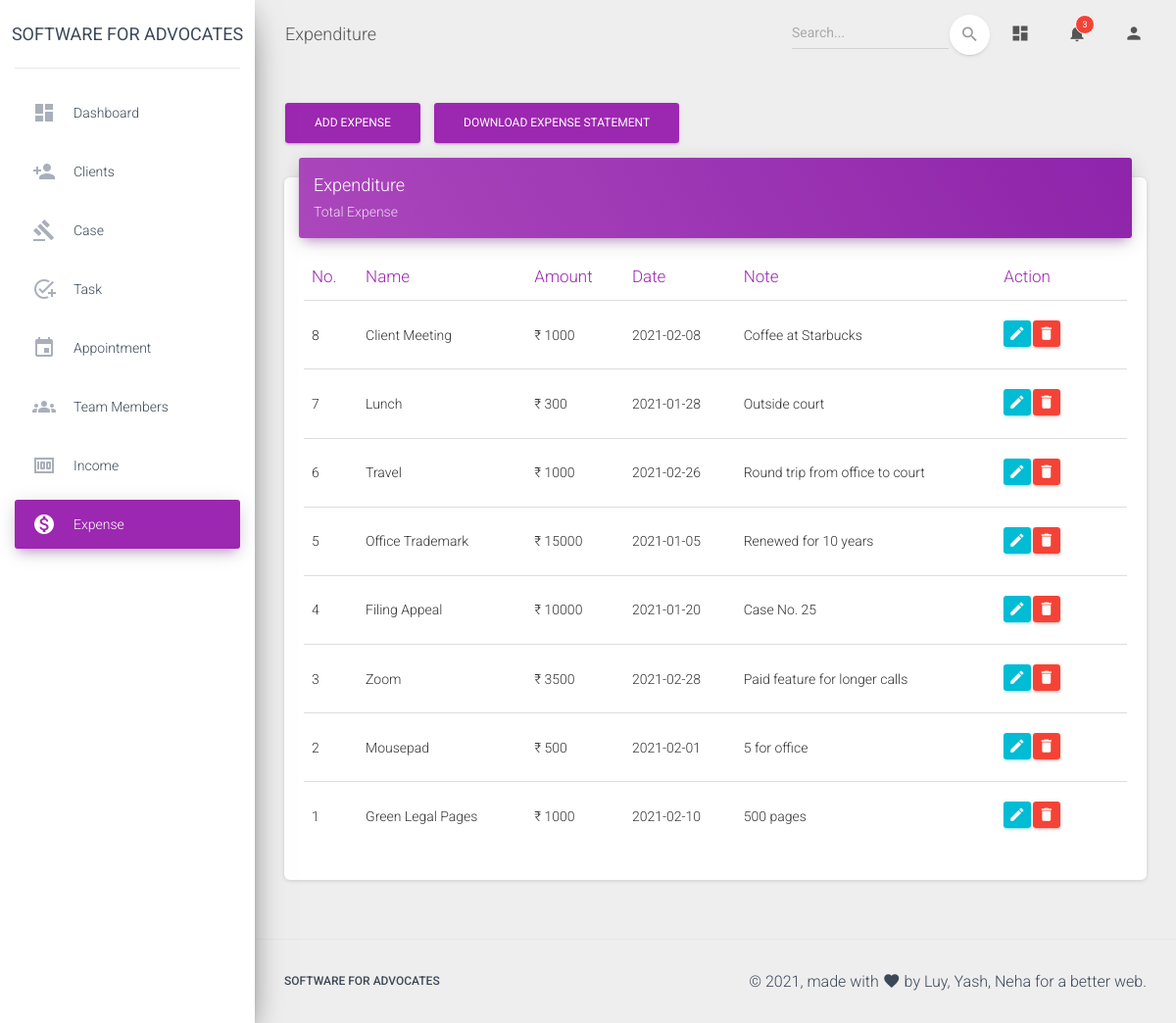
Screenshot of /admin/expense.php (signed in) with the database file from the repository.
### tables this page shows
CREATE TABLE `expense` (
  `ID` int(20) NOT NULL,
  `name` varchar(50) NOT NULL,
  `expense` int(10) NOT NULL,
  `date` varchar(10) NOT NULL,
  `note` varchar(100) NOT NULL
);

### admin/expense.php (the view, shortened to what this page needs)
<?php
if(isset($_SESSION['admin']) && $_SESSION['admin']==true) {
  $conn = db_connect();
  $query = "SELECT * from expense ORDER BY ID DESC";
  $result = mysqli_query($conn, $query);
?>
<!DOCTYPE html>
<html lang="en">
<head>
  <link rel="stylesheet" href="https://maxcdn.bootstrapcdn.com/font-awesome/latest/css/font-awesome.min.css">
  <link href="../assets/css/material-dashboard.css?v=2.1.2" rel="stylesheet" />
</head>
<body class="">
  <div class="wrapper ">
    <div class="sidebar bg-white" data-color="purple" data-background-color="white">
      <div class="logo bg-white"><a href="#" class="simple-text logo-normal">
          Software for Advocates
        </a></div>
      <div class="sidebar-wrapper bg-white">
        <ul class="nav">
          <li class="nav-item ">
            <a class="nav-link" href="./dashboard.php">
              <i class="material-icons">dashboard</i>
              <p>Dashboard</p>
            </a>
          </li>
          <li class="nav-item ">
            <a class="nav-link" href="./client.php">
              <i class="material-icons">person_add</i>
              <p>Clients</p>
            </a>
          </li>
          <li class="nav-item ">
            <a class="nav-link" href="./cases.php">
              <i class="material-icons">gavel</i>
              <p>Case</p>
            </a>
          </li>
          <li class="nav-item ">
            <a class="nav-link" href="./task.php">
              <i class="material-icons">add_task</i>
              <p>Task</p>
            </a>
          </li>
          <li class="nav-item ">
            <a class="nav-link" href="./appointment.php">
              <i class="material-icons">event</i>
              <p>Appointment</p>
            </a>
          </li>
          <li class="nav-item ">
            <a class="nav-link" href="./teammembers.php">
              <i class="material-icons">groups</i>
              <p>Team members</p>
            </a>
          </li>
          <li class="nav-item ">
            <a class="nav-link" href="./income.php">
              <i class="material-icons">money</i>
              <p>Income</p>
            </a>
          </li>
          <li class="nav-item active ">
            <a class="nav-link" href="./expense.php">
              <i class="material-icons">monetization_on</i>
              <p>Expense</p>
            </a>
          </li>
        </ul>
      </div>
    </div>
    <div class="main-panel">
      <nav class="navbar navbar-expand-lg navbar-transparent navbar-absolute fixed-top ">
        <div class="container-fluid">
          <div class="navbar-wrapper">
            <a class="navbar-brand">Expenditure</a>
          </div>
          <div class="collapse navbar-collapse justify-content-end">
            <form class="navbar-form">
              <div class="input-group no-border">
                <input type="text" id="search" name="search" class="form-control" placeholder="Search..." onkeyup="searchItem()">
                <button type="submit" class="btn btn-white btn-round btn-just-icon">
                  <i class="material-icons">search</i>
                  <div class="ripple-container"></div>
                </button>
              </div>
            </form>
            <ul class="navbar-nav">
              <li class="nav-item">
                <a class="nav-link" href="./dashboard.php">
                  <i class="material-icons">dashboard</i>
                </a>
              </li>
              <li class="nav-item dropdown">
                <a class="nav-link" href="#" id="navbarDropdownMenuLink" data-toggle="dropdown" aria-haspopup="true" aria-expanded="false">
                  <i class="material-icons">notifications</i>
                  <span class="notification">3</span>
                </a>
              </li>
              <li class="nav-item dropdown">
                <a class="nav-link" href="javascript:;" id="navbarDropdownProfile" data-toggle="dropdown" aria-haspopup="true" aria-expanded="false">
                  <i class="material-icons">person</i>
                </a>
              </li>
            </ul>
          </div>
        </div>
      </nav>
      <div class="content">
        <div class="container-fluid">
        <div class="row">
            <div class="col-md-4 col-lg-2">
              <a href="./addexpense.php" class="btn btn-primary" role="button">Add Expense</a>
            </div>
            <div class="col-md-4 col-lg-2">
            <button type="button" class="btn btn-primary" name="des" id="des" data-toggle="modal" data-target="#datemodal">Download Expense Statement</button>
            </div>
          </div>
          <div class="row">
            <div class="col-lg-12 col-md-12">
              <div class="card">
                <div class="card-header card-header-primary">
                  <h4 class="card-title">Expenditure</h4>
                  <p class="card-category">Total Expense</p>
                </div>
                <div class="card-body table-responsive">
                  <table class="table table-hover">
                    <thead class="text-primary">
                      <th>No.</th>
                      <th>Name</th>
                      <th>Amount</th>
                      <th>Date</th>
                      <th>Note</th>
                      <th>Action</th>
                    </thead>
                    <tbody>
                    <?php while($array = mysqli_fetch_assoc($result)): ?>
                      <tr>
                        <td><?php echo $array['ID']; ?></td>
                        <td><?php echo $array['name']; ?></td>
                        <td><?php echo "₹ ".$array['expense']; ?></td>
                        <td><?php echo $array['date']; ?></td>
                        <td><?php echo $array['note']; ?></td>
                        <td class="td-actions text-middle">
                          <div class='row'>
                          <div class='col-1 form-group'>
                          <form method= "post" action ="./editexpense.php">
                            <button type="submit" rel="tooltip" class="btn btn-info" name='edit' value="<?php echo $array['ID']; ?>">
                                <i class="material-icons">edit</i>
                            </button>
                          </form>
                          </div>
                          <div class='col-1 form-group'>
                          <form method= "post" action ="./deleteexpense.php">
                            <button type="submit" rel="tooltip" class="btn btn-danger" name='delete' onclick="return confirm('Are you sure?');" value="<?php echo $array['ID']; ?>">
                                <i class="material-icons">delete</i>
                            </button>
                          </form>
                          </div>
                          </div>
                        </td>
                      </tr>
                    <?php endwhile; ?>
                    </tbody>
                  </table>
                </div>
              </div>
            </div>
          </div>
        </div>
      </div>
      <footer class="footer">
        <div class="container-fluid">
          <nav class="float-left">
            <ul>
              <li>
                <a>
                  Software for Advocates
                </a>
              </li>
            </ul>
          </nav>
          <div class="copyright float-right">
            &copy;
            , made with <i class="material-icons">favorite</i> by
            Luy, Yash, Neha for a better web.
          </div>
        </div>
      </footer>
    </div>
  </div>
</body>
</html>
<?php
}
else {
  header("Location: ../index.php");
}
?>

### rows the page displays
expense: ID "8", name "Client Meeting", expense "1000", date "2021-02-08", note "Coffee at Starbucks"
expense: ID "7", name "Lunch", expense "300", date "2021-01-28", note "Outside court"
expense: ID "6", name "Travel", expense "1000", date "2021-02-26", note "Round trip from office to court"
expense: ID "5", name "Office Trademark", expense "15000", date "2021-01-05", note "Renewed for 10 years"
expense: ID "4", name "Filing Appeal", expense "10000", date "2021-01-20", note "Case No. 25"
expense: ID "3", name "Zoom", expense "3500", date "2021-02-28", note "Paid feature for longer calls"
expense: ID "2", name "Mousepad", expense "500", date "2021-02-01", note "5 for office"
expense: ID "1", name "Green Legal Pages", expense "1000", date "2021-02-10", note "500 pages"
